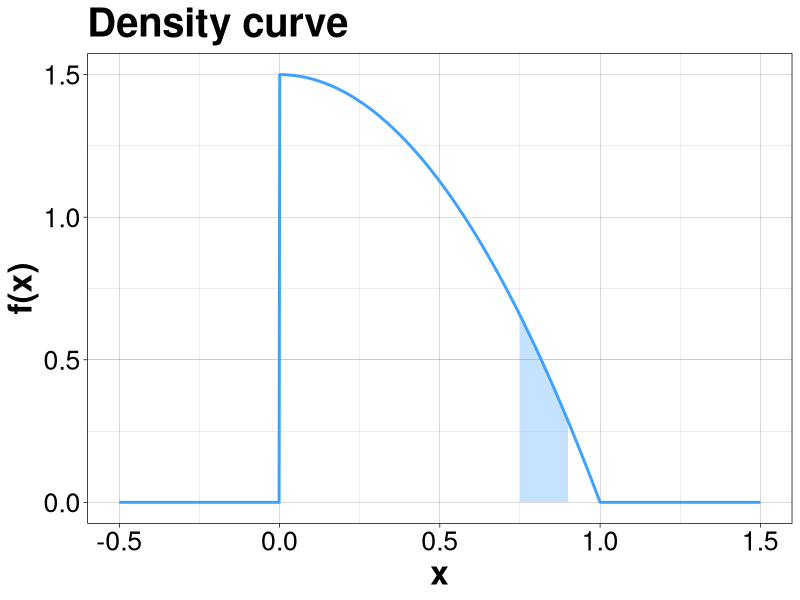
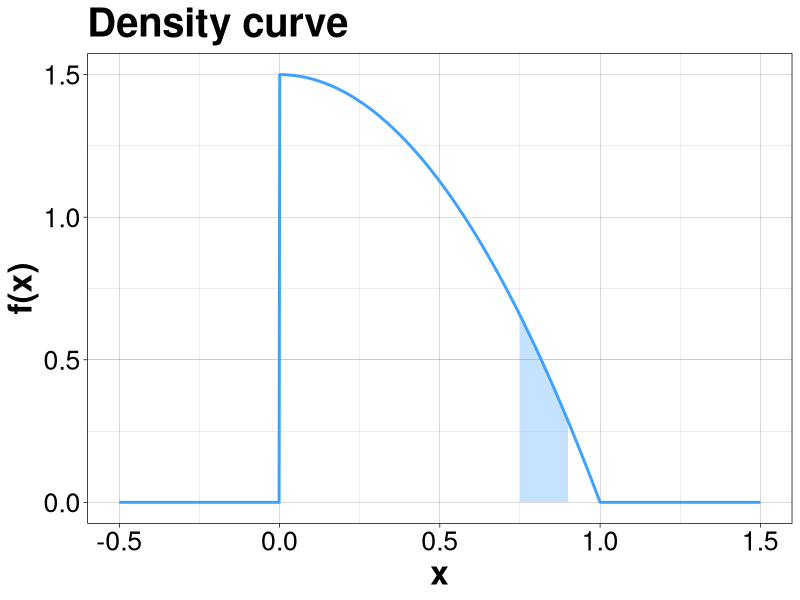

Write the R code that produced these figures, in order.
library(ggplot2)
library(svglite)

f <- function(x) {
    return(ifelse(x >= 0 & x <= 1, 1.5 * (1 - (x * x)), 0))
}

X <- seq(-0.5, 1.5, length.out = 1000)
A <- seq(0.75, 0.9, length.out = 1000)
data <- data.frame(x = X, y = f(X))
area <- data.frame(x = A, y = f(A))

svglite("pdf.svg")
ggplot() +
geom_line(data = data, mapping = aes(x = x, y = y),
          color = "#3ea1fe", linewidth = 1) +
geom_area(data = area, mapping = aes(x = x, y = y),
          fill = "#3ea1fe", alpha = 0.3) +
labs(x = "x", y = "f(x)", title = "Density curve") +
theme_linedraw() +
theme(text = element_text(size = 24),
      title = element_text(face = "bold"))
ggsave("pdf.svg", units = "cm")
